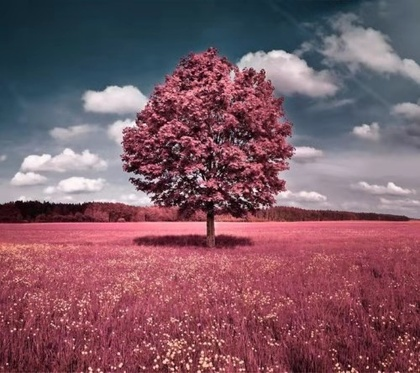
%> input picture 数字图像/实验/lab2/实验二图像/tree.jpg, 420 x 373 px, shrunk from 500 x 444 before the run
$ octave a.m   (GNU Octave 9; MATLAB toolbox functions it lacks are replaced by stand-ins)
%> lines starting %> are read from the running program, lines starting %| are printed output that depends on the picture
clc; clear; close all;

% 读取图像并转换为灰度
I = imread('实验二图像/tree.jpg');
%> I is the input picture: size 373x420x3 uint8; mean R, G, B 126.1, 88.7, 100.7
I_gray = rgb2gray(I); % 转换为灰度图
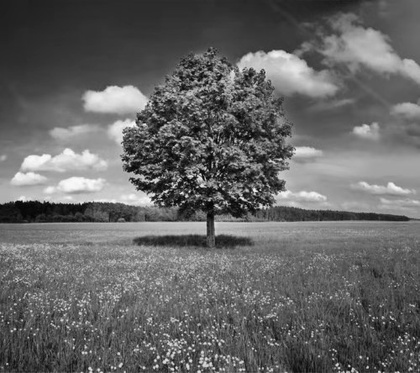
%> I_gray: size 373x420 uint8; min 3, max 253, mean 101.2
[M, N] = size(I_gray); % 获取图像尺寸
%> M = 373; N = 420

% 计算灰度直方图
histogram = zeros(256,1); % 0~255 共 256 级
for i = 1:M
    for j = 1:N
        pixel_value = I_gray(i,j) + 1; % MATLAB 索引从 1 开始
        histogram(pixel_value) = histogram(pixel_value) + 1;
    end
end
%> after the loop, histogram = 256 values, max 1833 at index 45, min 0 at index 1, mean 612

% 计算累积分布函数（CDF）
cdf = cumsum(histogram); % 计算累计直方图
%> cdf = 256 values from 0 to 156660
cdf_norm = (cdf - min(cdf)) / (M*N - min(cdf)); % 归一化到 [0,1]
%> cdf_norm = 256 values from 0 to 1
cdf_scaled = round(cdf_norm * 255); % 映射到 [0,255]
%> cdf_scaled = 256 values from 0 to 255

% 进行直方图均衡化
I_eq = I_gray; % 复制原始图像
for i = 1:M
    for j = 1:N
        I_eq(i,j) = cdf_scaled(I_gray(i,j) + 1);
    end
end
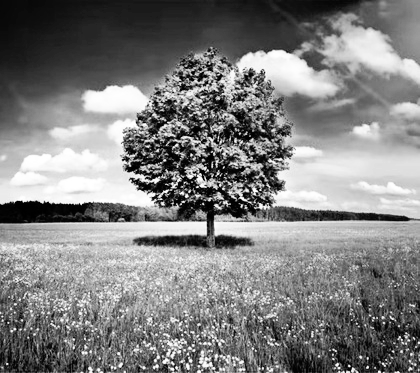
%> I_eq: size 373x420 uint8; min 0, max 255, mean 128.3

% 绘制原始图像及其直方图
figure;
subplot(2,2,1); imshow(I_gray); title('原始图像');
subplot(2,2,2); bar(0:255, histogram, 'k'); title('原始直方图');
xlim([0 255]); xlabel('灰度值'); ylabel('像素个数');

% 绘制均衡化后图像及其直方图
subplot(2,2,3); imshow(I_eq); title('均衡化后图像');

% 计算均衡化后的直方图
hist_eq = zeros(256,1);
for i = 1:M
    for j = 1:N
        pixel_value = I_eq(i,j) + 1;
        hist_eq(pixel_value) = hist_eq(pixel_value) + 1;
    end
end
%> after the loop, hist_eq = 256 values, max 1833 at index 27, min 0 at index 12, mean 612

subplot(2,2,4); bar(0:255, hist_eq, 'k'); title('均衡化后直方图');
xlim([0 255]); xlabel('灰度值'); ylabel('像素个数');
%> after `ylabel('像素个数')`:
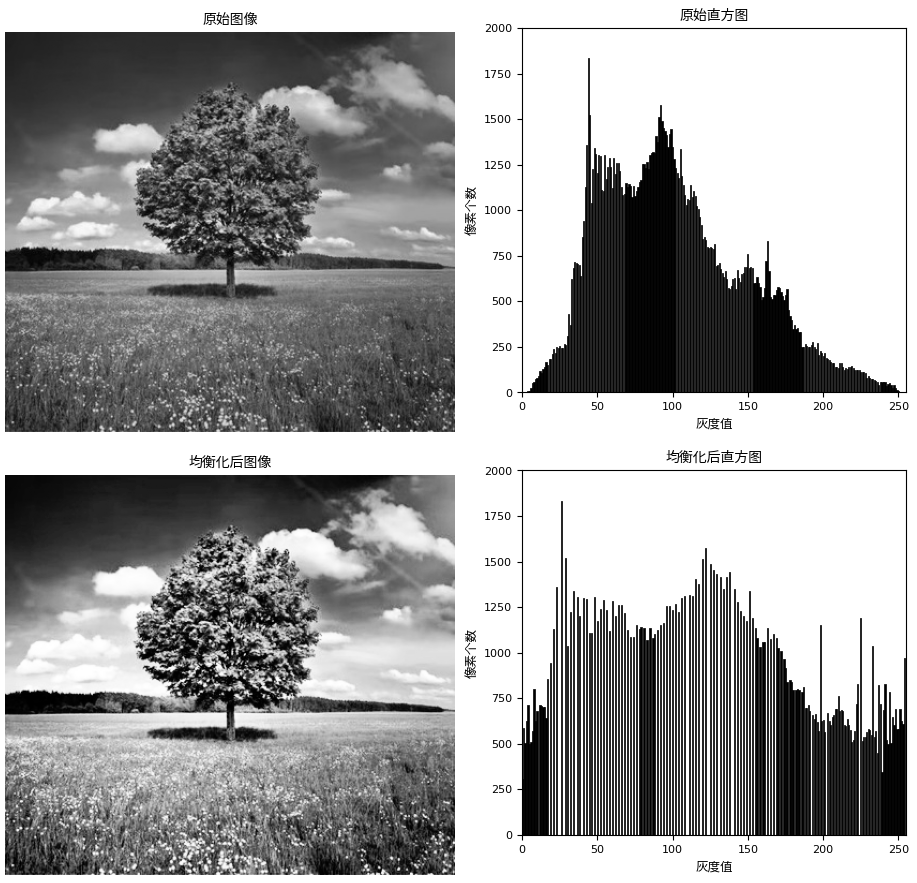
%> figure redrawn from the program's plot data, 4 panels

$ run again, with 数字图像/实验/lab2/实验二图像/arc.jpg copied over 数字图像/实验/lab2/实验二图像/tree.jpg
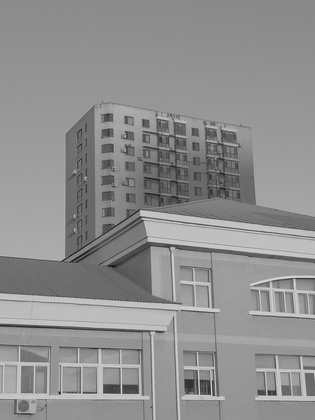
%> input picture 数字图像/实验/lab2/实验二图像/arc.jpg, 315 x 420 px, shrunk from 982 x 1310 before the run
%> I is the input picture: size 420x315x3 uint8; min 13, max 220, mean 143.3
%> after the loop `for i = 1:M`: histogram = 256 values, max 4633 at index 149, min 0 at index 1, mean 516.8
%> cdf = 256 values from 0 to 132300
%> cdf_norm = 256 values from 0 to 1
%> cdf_scaled = 256 values from 0 to 255
%> after the loop `for i = 1:M`:
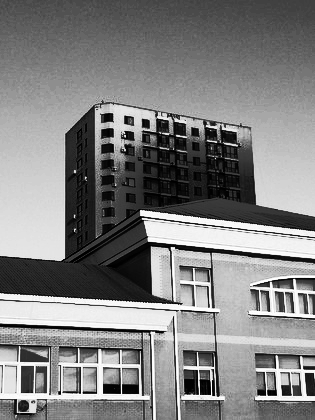
%> I_eq: size 420x315 uint8; min 0, max 255, mean 129.6
%> after the loop `for i = 1:M`: hist_eq = 256 values, max 4633 at index 143, min 0 at index 23, mean 516.8
%> `ylabel('像素个数')`:
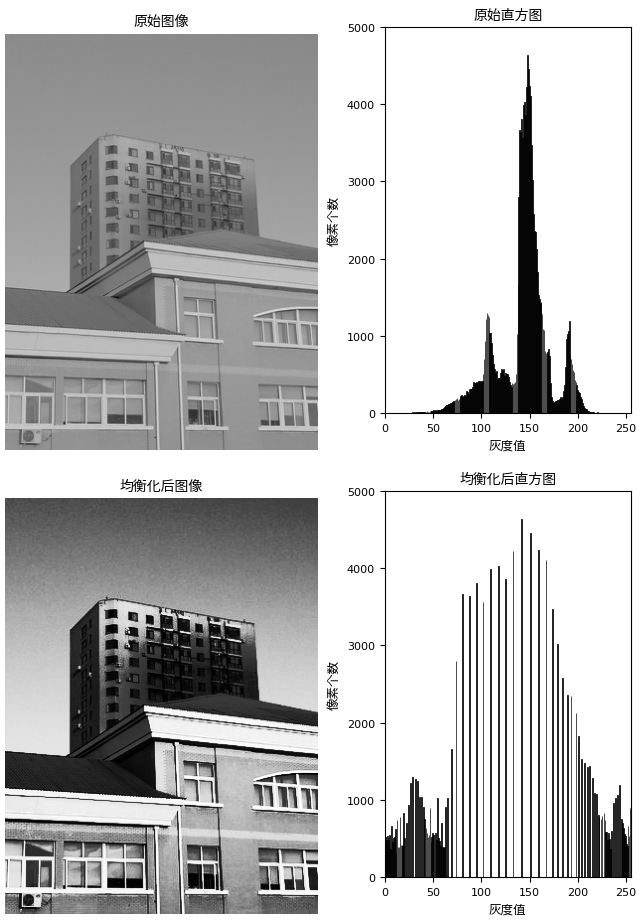
%> figure redrawn from the program's plot data, 4 panels

$ run again, with 数字图像/实验/lab2/实验二图像/hill.jpg copied over 数字图像/实验/lab2/实验二图像/tree.jpg
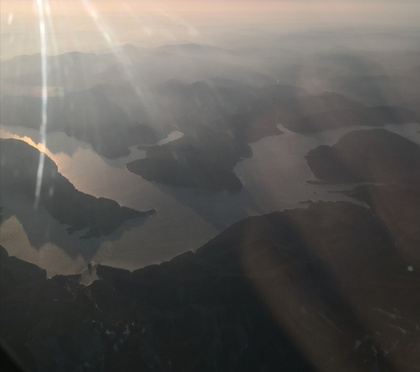
%> input picture 数字图像/实验/lab2/实验二图像/hill.jpg, 420 x 372 px, shrunk from 2780 x 2461 before the run
%> I is the input picture: size 372x420x3 uint8; mean R, G, B 94, 91.2, 87.3
%> after the loop `for i = 1:M`: histogram = 256 values, max 2765 at index 42, min 0 at index 1, mean 610.3
%> cdf = 256 values from 0 to 156240
%> cdf_norm = 256 values from 0 to 1
%> cdf_scaled = 256 values from 0 to 255
%> after the loop `for i = 1:M`:
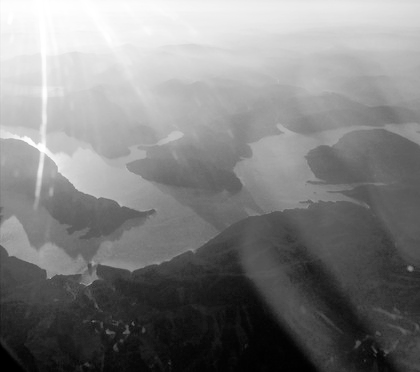
%> I_eq: size 372x420 uint8; min 0, max 255, mean 128.4
%> after the loop `for i = 1:M`: hist_eq = 256 values, max 2765 at index 59, min 0 at index 7, mean 610.3
%> `ylabel('像素个数')`:
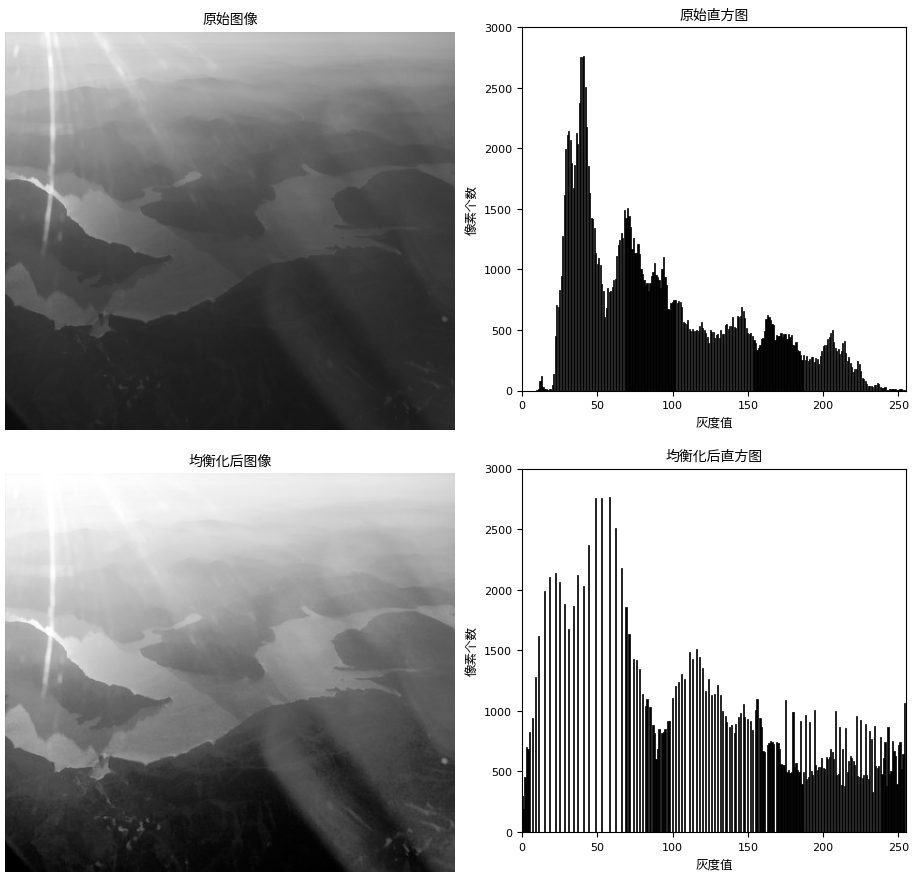
%> figure redrawn from the program's plot data, 4 panels
